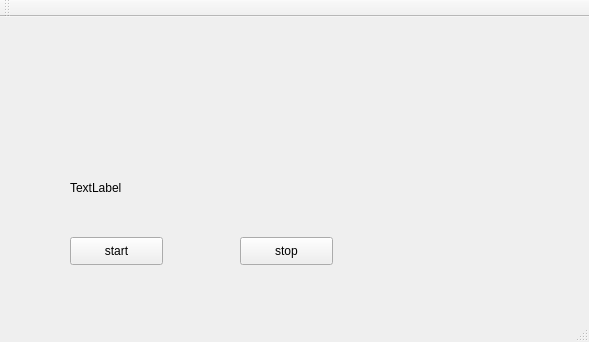
<?xml version="1.0" encoding="UTF-8"?>
<ui version="4.0">
 <class>MainWindow</class>
 <widget class="QMainWindow" name="MainWindow">
  <property name="geometry">
   <rect>
    <x>0</x>
    <y>0</y>
    <width>589</width>
    <height>342</height>
   </rect>
  </property>
  <property name="windowTitle">
   <string>MainWindow</string>
  </property>
  <widget class="QWidget" name="centralWidget">
   <widget class="QLabel" name="label">
    <property name="geometry">
     <rect>
      <x>80</x>
      <y>30</y>
      <width>421</width>
      <height>81</height>
     </rect>
    </property>
    <property name="font">
     <font>
      <family>Consolas</family>
      <pointsize>26</pointsize>
     </font>
    </property>
    <property name="text">
     <string/>
    </property>
   </widget>
   <widget class="QLabel" name="label_2">
    <property name="geometry">
     <rect>
      <x>70</x>
      <y>140</y>
      <width>201</width>
      <height>61</height>
     </rect>
    </property>
    <property name="text">
     <string>TextLabel</string>
    </property>
   </widget>
   <widget class="QPushButton" name="pushButton">
    <property name="geometry">
     <rect>
      <x>70</x>
      <y>220</y>
      <width>93</width>
      <height>28</height>
     </rect>
    </property>
    <property name="text">
     <string>start</string>
    </property>
   </widget>
   <widget class="QPushButton" name="pushButton_2">
    <property name="geometry">
     <rect>
      <x>240</x>
      <y>220</y>
      <width>93</width>
      <height>28</height>
     </rect>
    </property>
    <property name="text">
     <string>stop</string>
    </property>
   </widget>
  </widget>
  <widget class="QMenuBar" name="menuBar">
   <property name="geometry">
    <rect>
     <x>0</x>
     <y>0</y>
     <width>589</width>
     <height>26</height>
    </rect>
   </property>
  </widget>
  <widget class="QToolBar" name="mainToolBar">
   <attribute name="toolBarArea">
    <enum>TopToolBarArea</enum>
   </attribute>
   <attribute name="toolBarBreak">
    <bool>false</bool>
   </attribute>
  </widget>
  <widget class="QStatusBar" name="statusBar"/>
 </widget>
 <layoutdefault spacing="6" margin="11"/>
 <resources/>
 <connections/>
</ui>
